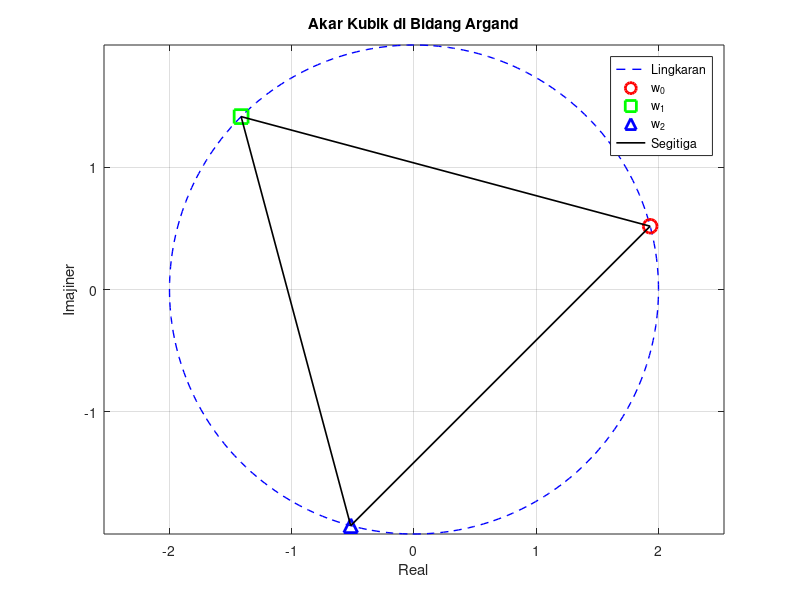

The MATLAB script that drew this image:
% =====================================================
% UTS Matematika Sains Data — Semester Genap 2025/2026
% Soal 4 — Segmentasi Pelanggan dan komposisi fungsi harga
% ---------------------------------------------------
% Nama : Misya Adina
% NIM : 2510514009
% Parameter: N=9, a=0, b=9, K=10, theta0=45, alpha=0.01
% Tanggal: 2026-04-25
% =====================================================

clc; clear; close all;

% Parameter personalisasi
N = 9; a = 0; b = 9; K = 10;
theta0 = 45; % derajat
alpha_lr = 0.01;

% definisi bilangan kompleks
z1 = (a+2) + (b+1)*1i;   % 2 + 10i
z2 = (b+1) - (a+2)*1i;   % 10 - 2i

fprintf('z1 = %.0f + %.0fi\n', real(z1), imag(z1))
fprintf('z2 = %.0f + (%.0f)i\n', real(z2), imag(z2))

%% bagian a - bentuk kutub r*cis(theta)
r1 = abs(z1);
r2 = abs(z2);
theta1_rad = angle(z1);
theta2_rad = angle(z2);
theta1_deg = rad2deg(theta1_rad);
theta2_deg = rad2deg(theta2_rad);

fprintf('\n=== Bentuk Kutub ===\n')
fprintf('z1: r = %.4f, theta = %.4f rad = %.4f deg\n', r1, theta1_rad, theta1_deg)
fprintf('z2: r = %.4f, theta = %.4f rad = %.4f deg\n', r2, theta2_rad, theta2_deg)

%% bagian b - operasi aritmatika
z_tambah = z1 + z2;
z_kali   = z1 * z2;
z_bagi   = z1 / z2;     % matlab otomatis rasionalisasi
z_selisih_abs = abs(z1 - z2);

fprintf('\n=== Operasi Aritmatika ===\n')
fprintf('z1 + z2 = %.4f + %.4fi\n', real(z_tambah), imag(z_tambah))
fprintf('z1 * z2 = %.4f + %.4fi\n', real(z_kali), imag(z_kali))
fprintf('z1 / z2 = %.4f + %.4fi\n', real(z_bagi), imag(z_bagi))
fprintf('|z1 - z2| = %.4f\n', z_selisih_abs)

%% bagian c - De Moivre: (z1)^4
% manual pakai bentuk kutub: r1^4 * cis(4*theta1)
r1_4       = r1^4;
theta1_4   = 4 * theta1_rad;
z1_4_manual = r1_4 * (cos(theta1_4) + 1i*sin(theta1_4));

% langsung
z1_4_langsung = z1 * z1 * z1 * z1;

fprintf('\n=== De Moivre (z1)^4 ===\n')
fprintf('Bentuk Kutub  : %.4f + %.4fi\n', real(z1_4_manual), imag(z1_4_manual))
fprintf('Bentuk Aljabar: %.4f + %.4fi\n', real(z1_4_langsung), imag(z1_4_langsung))
fprintf('Selisih       : %.2e (harus nol)\n', abs(z1_4_manual - z1_4_langsung))

%% bagian d - akar kubik dari w = 8*cis(theta0)
theta0_deg = 45;                   % Parameter theta0 kamu
r_w = 8;

fprintf('\n=== Akar Kubik w = 8*cis(%.0f deg) ===\n', theta0_deg)

% Inisialisasi array untuk menyimpan akar (bilangan kompleks)
akar = zeros(1,3);

for k = 0:2
    % Menghitung modulus akar (akar pangkat tiga dari 8 adalah 2)
    r_akar = r_w^(1/3);
    
    % Menghitung argumen (sudut) dalam derajat
    % Rumus: (theta0 + k*360) / 3
    theta_akar_deg = (theta0_deg + k*360) / 3;
    
    % Menghitung nilai kompleks menggunakan cosd dan sind (input derajat)
    akar(k+1) = r_akar * (cosd(theta_akar_deg) + 1i*sind(theta_akar_deg));
    
    % Menampilkan hasil
    fprintf('w%d = %.4f + %.4fi  |  %.0f * cis(%.1f deg)\n', ...
        k, real(akar(k+1)), imag(akar(k+1)), r_akar, theta_akar_deg)
end

%% bagian e - plot akar kubik di bidang Argand
figure
r_lingkaran = 2^(1/3) * 8^(1/3);   % = 2*8^(1/3) tapi soal bilang 2*8^0.5... 
% soal: jari-jari = 2*sqrt(8) = 2^(1/3)*... 
% pakai abs akar saja
r_plot = abs(akar(1));

theta_plot = linspace(0, 2*pi, 300);
plot(r_plot*cos(theta_plot), r_plot*sin(theta_plot), 'b--', 'LineWidth', 1)
hold on

% plot ketiga akar
warna = ['ro', 'gs', 'b^'];
label_akar = {'w_0','w_1','w_2'};
for k = 1:3
    plot(real(akar(k)), imag(akar(k)), warna(k*2-1:k*2), 'MarkerSize', 10, 'LineWidth', 2)
end

% hubungkan jadi segitiga
segitiga = [akar, akar(1)];
plot(real(segitiga), imag(segitiga), 'k-', 'LineWidth', 1.2)

legend('Lingkaran', 'w_0', 'w_1', 'w_2', 'Segitiga')
xlabel('Real')
ylabel('Imajiner')
title('Akar Kubik di Bidang Argand')
grid on
axis equal
hold off

saveas(gcf, 'argand_akar_kubik.png')

% verifikasi jarak antar akar (harus sama = segitiga sama sisi)
d01 = abs(akar(1) - akar(2));
d12 = abs(akar(2) - akar(3));
d02 = abs(akar(1) - akar(3));
fprintf('\nJarak antar akar:\n')
fprintf('|w0-w1| = %.4f\n', d01)
fprintf('|w1-w2| = %.4f\n', d12)
fprintf('|w0-w2| = %.4f\n', d02)
if abs(d01-d12) < 1e-10 && abs(d12-d02) < 1e-10
    disp('Terbukti segitiga sama sisi!')
end
